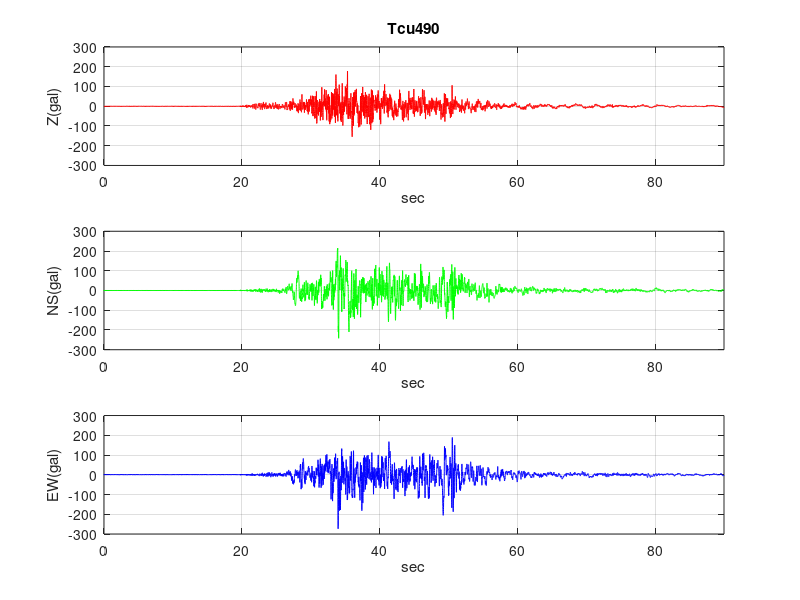

The MATLAB script that drew this image:
clear;

fid2 = fopen('TCU049.txt');

wf = textscan(fid2,'%f %f %f %f', 'CommentStyle','#');
fclose (fid2);

plot(wf{:,1},wf{:,2},'r');
hold on;

plot(wf{:,1},wf{:,3},'b');
hold on;
plot(wf{:,1},wf{:,4},'g');

hold off;
subplot(3,1,1)
plot(wf{:,1},wf{:,2},'r');
axis([0,90,-300,300]);
title('Tcu490');
xlabel('sec');
ylabel('Z(gal)');
grid on;

hold off;

subplot(3,1,2)
plot(wf{:,1},wf{:,3},'g');
axis([0,90,-300,300]);

xlabel('sec');
ylabel('NS(gal)');
grid on;

subplot(3,1,3)
plot(wf{:,1},wf{:,4},'b');
axis([0,90,-300,300]);
xlabel('sec')
ylabel('EW(gal)');
grid on;

